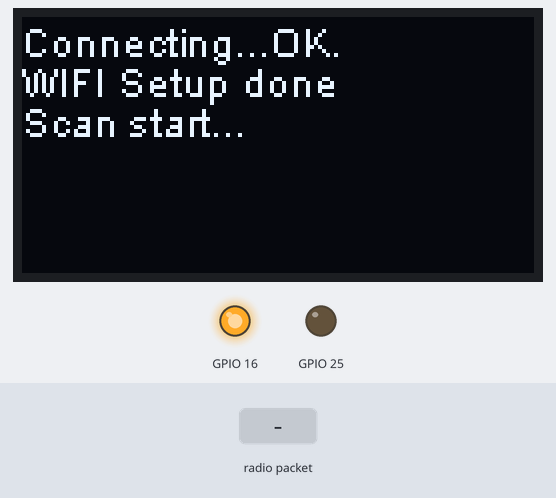
This sketch was run on a simulated ESP32. On the bench: 128×64 one-colour display, output pins drawn as LEDs (lit = HIGH). Inputs (shaded band) come from the test bench. WiFi joins after 1.5 s; servers stay silent unless stated; a WiFi scan finds three made-up networks; random numbers use the default seed unless the sketch sets one; no radio packets arrive unless stated; what the sketch prints to the serial monitor is not drawn.

Above: at 3.6 s.
At 8.9 s:
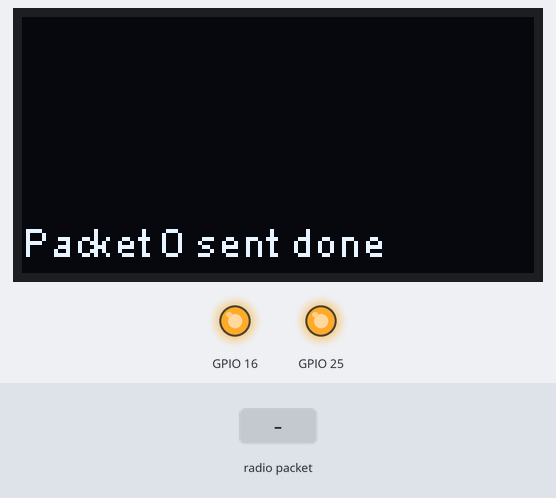
9.0 s: radio packet "1" arrives
At 9.5 s:
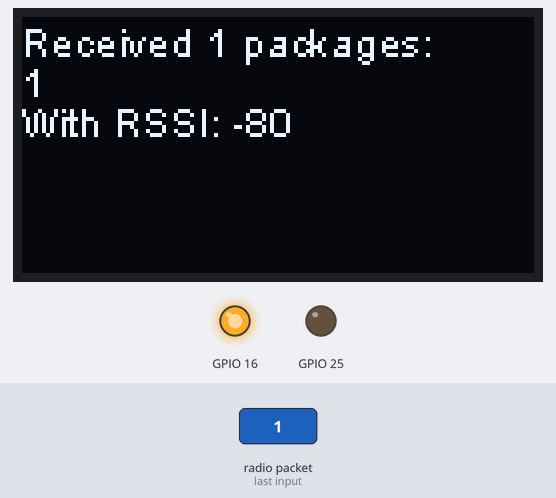
Timing chart, 0 to 12.0 s (numbered marks = the images above; inputs shaded):
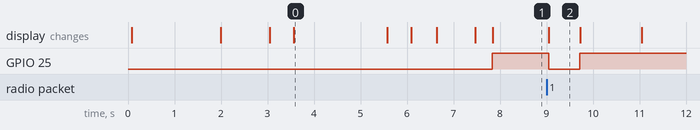

The sketch:

WiFi_LoRa_32FactoryTest.ino
```cpp
/*
 * HelTec Automation(TM) WIFI_LoRa_32 factory test code, witch includ
 * follow functions:
 *
 * - Basic OLED function test;
 *
 * - Basic serial port test(in baud rate 115200);
 *
 * - LED blink test;
 *
 * - WIFI join and scan test;
 *
 * - LoRa Ping-Pong test(DIO0 -- GPIO26 interrup check the new incoming messages;
 *
 * - Timer test and some other Arduino basic functions.
 *
 *by Aaron.Lee from HelTec AutoMation, ChengDu, China
 *成都惠利特自动化科技有限公司
 *www.heltec.cn
 *
 *this project also realess in GitHub:
 *https://github.com/Heltec-Aaron-Lee/WiFi_Kit_series
*/
#include <SPI.h>
#include <LoRa.h>
#include <Wire.h>
#include "SSD1306.h"
#include "WiFi.h"
#include "images.h"

String rssi = "RSSI --";
String packSize = "--";
String packet;

unsigned int counter = 0;

bool receiveflag = false; // software flag for LoRa receiver, received data makes it true.

long lastSendTime = 0;        // last send time
int interval = 1000;          // interval between sends

// Pin definetion of WIFI LoRa 32
// HelTec AutoMation 2017 support@heltec.cn
#define SCK     5    // GPIO5  -- SX127x's SCK
#define MISO    19   // GPIO19 -- SX127x's MISO
#define MOSI    27   // GPIO27 -- SX127x's MOSI
#define SS      18   // GPIO18 -- SX127x's CS
#define RST     14   // GPIO14 -- SX127x's RESET
#define DI0     26   // GPIO26 -- SX127x's IRQ(Interrupt Request)

#define BAND    868E6  //you can set band here directly,e.g. 868E6,915E6
#define PABOOST true

SSD1306 display(0x3c, 4, 15);

void logo(){
  display.clear();
  display.drawXbm(0,5,logo_width,logo_height,(const unsigned char *)logo_bits);
  display.display();
}

void WIFISetUp(void)
{
	//WIFI初始化 + 扫描演示
	// Set WiFi to station mode and disconnect from an AP if it was previously connected
	WiFi.disconnect(true);
	delay(1000);
	WiFi.mode(WIFI_STA);
	WiFi.setAutoConnect(true);
	WiFi.begin("PLUSNET-9P9QR6","3bb7bc7cd3");
	delay(100);

	byte count = 0;
	while(WiFi.status() != WL_CONNECTED && count < 10)
	{
		count ++;
		delay(500);
		display.drawString(0, 0, "Connecting...");
		display.display();
	}

	display.clear();
	if(WiFi.status() == WL_CONNECTED)
	{
		display.drawString(0, 0, "Connecting...OK.");
		display.display();
//		delay(500);
	}
	else
	{
		display.clear();
		display.drawString(0, 0, "Connecting...Failed");
		display.display();
		while(1);
	}
	display.drawString(0, 10, "WIFI Setup done");
	display.display();
	delay(500);
}

void WIFIScan(unsigned int value)
{
  unsigned int i;
  for(i=0;i<value;i++)
  {
    display.drawString(0, 20, "Scan start...");
    display.display();

    int n = WiFi.scanNetworks();
    display.drawString(0, 30, "Scan done");
    display.display();
    delay(500);
    display.clear();

    if (n == 0)
    {
    		display.clear();
		display.drawString(0, 0, "no network found");
		display.display();
		while(1); //搜不到wifi就进入死循环，移交品保部检查问题
      }
    else
    {
		display.drawString(0, 0, (String)n);
		display.drawString(14, 0, "networks found:");
		display.display();
		delay(500);

		for (int i = 0; i < n; ++i) {
		  // Print SSID and RSSI for each network found
		  display.drawString(0, (i+1)*9,(String)(i + 1));
		  display.drawString(6, (i+1)*9, ":");
		  display.drawString(12,(i+1)*9, (String)(WiFi.SSID(i)));
		  display.drawString(90,(i+1)*9, " (");
		  display.drawString(98,(i+1)*9, (String)(WiFi.RSSI(i)));
		  display.drawString(114,(i+1)*9, ")");
		//            display.println((WiFi.encryptionType(i) == WIFI_AUTH_OPEN)?" ":"*");
		  delay(10);
		  }
      }
  //    display.println("");

    display.display();
    delay(800);
    display.clear();
    }
}

void setup()
{
	pinMode(25,OUTPUT);

	pinMode(16,OUTPUT);
	digitalWrite(16, LOW);    // set GPIO16 low to reset OLED
	delay(50);
	digitalWrite(16, HIGH); // while OLED is running, must set GPIO16 in high

	display.init();
	display.flipScreenVertically();
	display.setFont(ArialMT_Plain_10);
	logo();
	delay(300);
	display.clear();

	WIFISetUp();
	WIFIScan(1);

	Serial.begin(115200);
	while (!Serial);
	Serial.println("Uart is working");

	SPI.begin(SCK,MISO,MOSI,SS);

	LoRa.setPins(SS,RST,DI0);

	if (!LoRa.begin(BAND,PABOOST))
	{
	  display.drawString(0,0,"LoRa initial failed");
	  display.display();
	  while (1);
	}
	display.drawString(0, 0, "LoRa Initial success!");
	display.display();
	delay(300);
	display.clear();

	// register the receive callback
	LoRa.onReceive(onReceive);

	// put the radio into receive mode
	LoRa.receive();
}

void loop()
{
	if(millis() - lastSendTime > interval)//waiting LoRa interrupt
	{
		LoRa.beginPacket();
		LoRa.print("hello ");
		LoRa.print(counter++);
		LoRa.endPacket();

		LoRa.receive();

		digitalWrite(25,HIGH);
		display.drawString(0, 50, "Packet " + (String)(counter-1) + " sent done");
		display.display();

		interval = random(1000) + 1000; //1~2 seconds
		lastSendTime = millis();

    display.clear();
	}
	if(receiveflag)
	{
		display.drawString(0, 0, "Received " + packSize + " packages:");
		display.drawString(0, 10, packet);
		display.drawString(0, 20, "With " + rssi);
		display.display();

		digitalWrite(25,LOW);

		receiveflag = false;
	}
	//delay(1000);
}

void onReceive(int packetSize)//LoRa receiver interrupt service
{
	//if (packetSize == 0) return;

	packet = "";
    packSize = String(packetSize,DEC);

    while (LoRa.available())
    {
    		packet += (char) LoRa.read();
    }

    Serial.println(packet);
    rssi = "RSSI: " + String(LoRa.packetRssi(), DEC);

    receiveflag = true;
}
```

Source omitted: images.h (data table, 5681 bytes)

Measured:
- after the input at 9.0 s, GPIO 25: HIGH → LOW after 0.05 s, → HIGH 0.67 s later
- what the display in image 0 shows lasts 2.0 s, from 3.6 s to 5.6 s
- what the display in image 2 shows lasts 0.7 s, from 9.0 s to 9.7 s
